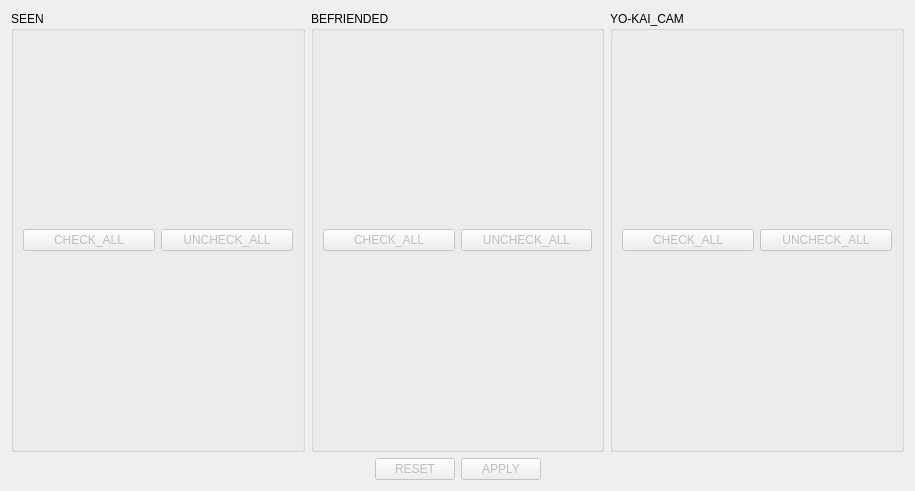
<?xml version="1.0" encoding="UTF-8"?>
<ui version="4.0">
 <class>MedalliumTab</class>
 <widget class="QWidget" name="MedalliumTab">
  <property name="geometry">
   <rect>
    <x>0</x>
    <y>0</y>
    <width>915</width>
    <height>491</height>
   </rect>
  </property>
  <property name="windowTitle">
   <string notr="true">Form</string>
  </property>
  <layout class="QVBoxLayout" name="verticalLayout_2">
   <item>
    <layout class="QVBoxLayout" name="verticalLayout">
     <item>
      <layout class="QHBoxLayout" name="horizontalLayout">
       <item>
        <widget class="QGroupBox" name="groupBox">
         <property name="title">
          <string>SEEN</string>
         </property>
         <layout class="QVBoxLayout" name="verticalLayout_3">
          <item>
           <layout class="QVBoxLayout" name="seenLayout">
            <item>
             <layout class="QHBoxLayout" name="horizontalLayout_2">
              <item>
               <widget class="QPushButton" name="seenCheckAll">
                <property name="enabled">
                 <bool>false</bool>
                </property>
                <property name="text">
                 <string>CHECK_ALL</string>
                </property>
               </widget>
              </item>
              <item>
               <widget class="QPushButton" name="seenUncheckAll">
                <property name="enabled">
                 <bool>false</bool>
                </property>
                <property name="text">
                 <string>UNCHECK_ALL</string>
                </property>
               </widget>
              </item>
             </layout>
            </item>
           </layout>
          </item>
         </layout>
        </widget>
       </item>
       <item>
        <widget class="QGroupBox" name="befriendedGB">
         <property name="title">
          <string>BEFRIENDED</string>
         </property>
         <layout class="QVBoxLayout" name="verticalLayout_6">
          <item>
           <layout class="QVBoxLayout" name="befriendedLayout">
            <item>
             <layout class="QHBoxLayout" name="horizontalLayout_4">
              <item>
               <widget class="QPushButton" name="befriendedCheckAll">
                <property name="enabled">
                 <bool>false</bool>
                </property>
                <property name="text">
                 <string>CHECK_ALL</string>
                </property>
               </widget>
              </item>
              <item>
               <widget class="QPushButton" name="befriendedUncheckAll">
                <property name="enabled">
                 <bool>false</bool>
                </property>
                <property name="text">
                 <string>UNCHECK_ALL</string>
                </property>
               </widget>
              </item>
             </layout>
            </item>
           </layout>
          </item>
         </layout>
        </widget>
       </item>
       <item>
        <widget class="QGroupBox" name="youkaiCamGB">
         <property name="title">
          <string>YO-KAI_CAM</string>
         </property>
         <layout class="QVBoxLayout" name="verticalLayout_7">
          <item>
           <layout class="QVBoxLayout" name="youkaiCamLayout">
            <item>
             <layout class="QHBoxLayout" name="horizontalLayout_5">
              <item>
               <widget class="QPushButton" name="youkaiCamCheckAll">
                <property name="enabled">
                 <bool>false</bool>
                </property>
                <property name="text">
                 <string>CHECK_ALL</string>
                </property>
               </widget>
              </item>
              <item>
               <widget class="QPushButton" name="youkaiCamUncheckAll">
                <property name="enabled">
                 <bool>false</bool>
                </property>
                <property name="text">
                 <string>UNCHECK_ALL</string>
                </property>
               </widget>
              </item>
             </layout>
            </item>
           </layout>
          </item>
         </layout>
        </widget>
       </item>
      </layout>
     </item>
    </layout>
   </item>
   <item>
    <layout class="QHBoxLayout" name="horizontalLayout_3">
     <item>
      <spacer name="horizontalSpacer">
       <property name="orientation">
        <enum>Qt::Horizontal</enum>
       </property>
       <property name="sizeHint" stdset="0">
        <size>
         <width>40</width>
         <height>20</height>
        </size>
       </property>
      </spacer>
     </item>
     <item>
      <widget class="QPushButton" name="resetButton">
       <property name="enabled">
        <bool>false</bool>
       </property>
       <property name="text">
        <string>RESET</string>
       </property>
      </widget>
     </item>
     <item>
      <widget class="QPushButton" name="applyButton">
       <property name="enabled">
        <bool>false</bool>
       </property>
       <property name="text">
        <string>APPLY</string>
       </property>
      </widget>
     </item>
     <item>
      <spacer name="horizontalSpacer_2">
       <property name="orientation">
        <enum>Qt::Horizontal</enum>
       </property>
       <property name="sizeHint" stdset="0">
        <size>
         <width>40</width>
         <height>20</height>
        </size>
       </property>
      </spacer>
     </item>
    </layout>
   </item>
  </layout>
 </widget>
 <resources/>
 <connections/>
</ui>
